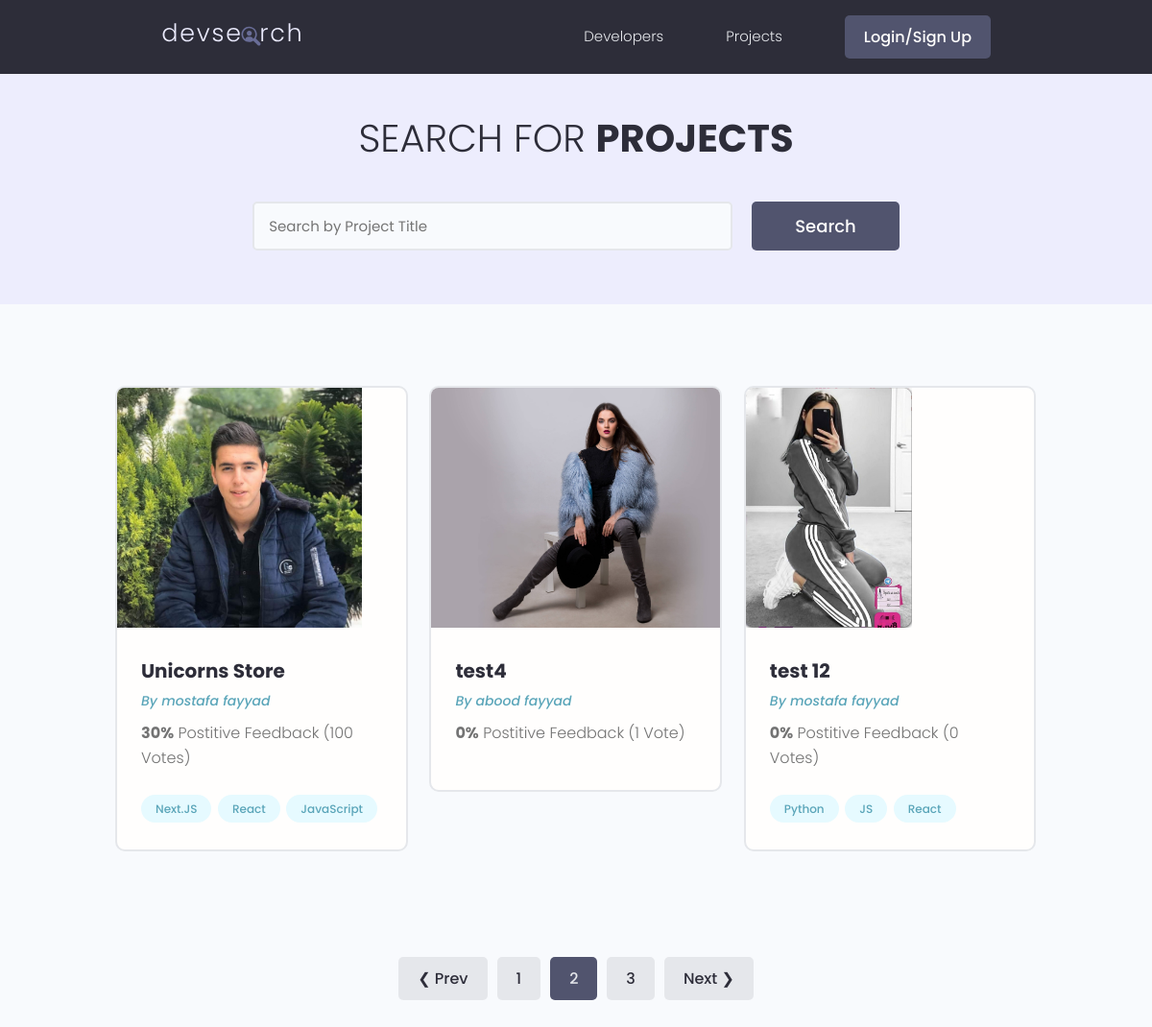
Screenshot of /projects/?page=2 with the database file from the repository.
### projects/models.py (models this page shows, shortened)
class Project(models.Model):
    owner = models.ForeignKey(Profile, null=True, blank=True, on_delete=models.CASCADE)
    title= models.CharField(max_length=255)
    description= models.TextField(null=True, blank=True, max_length=255)
    featured_image = models.ImageField(null=True, blank=True, default="default.jpg")
    demo_link = models.CharField(max_length=2000, blank=True, null=True)
    source_link = models.CharField(max_length=2000, blank=True, null=True)
    tags = models.ManyToManyField('Tag', blank=True)
    vote_total = models.IntegerField(default=0, null=True, blank=True)
    vote_ratio = models.IntegerField(default=0, null=True, blank=True)
    created = models.DateTimeField(auto_now_add=True)
    id = models.UUIDField(default=uuid.uuid4, unique=True, primary_key=True, editable=False)
    class Meta:
        ordering = ['-vote_ratio', "-vote_total", "title"] # order of projects depends on review
    @property
    def imageURL(self):
        try:
            url = self.featured_image.url
        except:
            url = ''
        return url

class Tag(models.Model):
    name = models.CharField(max_length=255)
    created = models.DateTimeField(auto_now_add=True)
    id = models.UUIDField(default=uuid.uuid4, unique=True, primary_key=True, editable=False)
    def __str__(self):
        return self.name

### users/models.py (models this page shows, shortened)
class Profile(models.Model):
    user = models.OneToOneField(User, on_delete=models.CASCADE, null=True, blank=True)
    name = models.CharField(max_length=255, blank=True, null=True)
    email = models.EmailField(max_length=500, blank=True, null=True)
    username = models.CharField(max_length=255, blank=True, null=True)
    location = models.CharField(max_length=255, blank=True, null=True)
    short_intro = models.CharField(max_length=255, blank=True, null=True)
    bio = models.TextField(blank=True, null=True)
    profile_image = models.ImageField(blank=True, null=True, upload_to='profiles', default="profiles/default.jpg")
    social_github = models.CharField(max_length=255, blank=True, null=True)
    social_linkedin = models.CharField(max_length=255, blank=True, null=True)
    social_twitter = models.CharField(max_length=255, blank=True, null=True)
    social_youtube = models.CharField(max_length=255, blank=True, null=True)
    social_website = models.CharField(max_length=255, blank=True, null=True)
    created = models.DateTimeField(auto_now_add=True)
    id = models.UUIDField(default=uuid.uuid4, unique=True, primary_key=True, editable=False)

### projects/views.py (the view)
# urls.py: path('', views.homePage, name='home'),
def homePage(request):
    projects , search_query = searchProjects(request)
    custom_range, projects = paginationProjects(request, projects, 3)
    context = {
        "projects": projects,
        "search_query": search_query,
        "custom_range": custom_range
    }
    return render(request, 'projects/home.html', context)

### projects/utils.py (called while the page is built)
def paginationProjects(request, projects, results):
    page = request.GET.get('page')
    paginator = Paginator(projects, results)
    try:
        projects = paginator.page(page)
    except PageNotAnInteger:
        page = 1
        projects = paginator.page(page)
    except EmptyPage:
        page = paginator.num_pages
        projects = paginator.page(page)
    leftIndex = (int(page) - 1)
    if leftIndex < 1:
        leftIndex = 1
    rightIndex = (int(page) + 2)
    if rightIndex > paginator.num_pages:
        rightIndex = paginator.num_pages + 1
    custom_range = range(leftIndex, rightIndex)
    return custom_range, projects

def searchProjects(request):
    search_query = ''
    if request.GET.get('search_query'):
        search_query = request.GET.get('search_query')
    tags = Tag.objects.filter(name__icontains=search_query)
    projects = Project.objects.distinct().filter(
        Q(title__icontains=search_query)
        |
        Q(description__icontains=search_query)
        |
        Q(owner__name__icontains=search_query)
        |
        Q(tags__in=tags)
    )
    return projects, search_query

### projects/templates/projects/home.html (shortened to what this page needs)
{% extends "main.html"%} {% block content %} {{msg}}
<main class="projects">
  <section class="hero-section text-center">
    <div class="container container--narrow">
      <div class="hero-section__box">
        <h2>Search for <span>Projects</span></h2>
      </div>
      <div class="hero-section__search">
        <form id="searchForm" class="form" action="{% url 'home' %}" method="get">
          <div class="form__field">
            <input
              class="input input--text"
              id="formInput#search"
              type="text"
              name="search_query"
              value="{{search_query}}"
              placeholder="Search by Project Title"
            />
          </div>
          <input class="btn btn--sub btn--lg" type="submit" value="Search" />
        </form>
      </div>
    </div>
  </section>
  <section class="projectsList">
    <div class="container">
      <div class="grid grid--three">
        {% for project in projects %}
        <div class="column">
          <div class="card project">
            <a href="{% url 'project' project.id %}" class="project">
              <img
                class="project__thumbnail"
                src="{{ project.imageURL }}"
                alt="project thumbnail"
              />
              <div class="card__body">
                <h3 class="project__title">{{project.title}}</h3>
                <p>
                  <a
                    class="project__author"
                    href="{% url 'user-profile' project.owner.id %}"
                    >By {{project.owner.name}}</a
                  >
                </p>
                <p class="project--rating">
                  <span style="font-weight: bold">{{project.vote_ratio}}%</span>
                  Postitive Feedback ({{project.vote_total}}
                  Vote{{project.vote_total|pluralize:"s" }})
                </p>
                <div class="project__tags">
                  {% for tag in project.tags.all %}
                  <span class="tag tag--pill tag--main">
                    <small>{{tag}}</small>
                  </span>
                  {% endfor %}
                </div>
              </div>
            </a>
          </div>
        </div>
        {% endfor %}
      </div>
    </div>
  </section>
  {% include "pagination.html" with queryset=projects custom_range=custom_range %}
</main>
{% endblock %}

### static/styles/app.css (style rules this page uses)
:root { --color-sub: #2d2d39; }
.btn--sub { background-color: var(--color-sub-light); }
.card { border: 2px solid var(--color-light); }
img { width: 100%; }
.hero-section { height: 40vh; display: flex; align-items: center; background-color: var(--color-sub); }
.hero-section__box { margin-bottom: 4rem; }
.hero-section__box > h2, .hero-section__box > h2 > span { font-size: 4rem; color: var(--color-light); line-height: 1.3; text-transform: uppercase; }
.hero-section__box > h2 { font-weight: 300; }
.hero-section__box > h2 > span { font-weight: 700; }
.hero-section__search > .form { display: flex; align-items: center; justify-content: center; gap: 2rem; }
.hero-section__search > .form input.input--text { width: 50rem; }
.project__author { font-size: 1.4rem; font-style: italic; }
.project--rating { margin-bottom: 1.6em; margin-top: .5em; }
.projects > .hero-section { background: var(--color-sub-lighter); height: 30vh; }
.projects .hero-section__box { margin-bottom: 2.5rem; }
.projects .hero-section__box > h2 { color: var(--color-sub); }
.projects .hero-section__box > h2 > span { font-weight: 700; color: var(--color-sub); }
.projectsList { margin-top: 8rem; }
.project__thumbnail { height: 25rem; object-fit: cover; object-position: top center; }
.project__title { font-size: 2rem; font-weight: 700; color: var(--color-sub); }

### static/uikit/styles/modules/_variables.css (style rules this page uses)
:root { --color-main: #5aa5b9; --color-main-light: #e6faff; --color-sub: #3f4156; --color-sub-light: #51546e; --color-sub-lighter: #ededfd; --color-text: #737373; --color-gray: #8b8b8b; --color-light: #e5e7eb; --color-light-gray: #767676; --color-bg: #f8fafd; --color-white: #fffefd; --color-white-light: #f3f3f3; --color-success: #359e64; --color-success-bg: #def8e8; --color-error: #fc4b0b; --color-error-bg: #fff2ee; --font-base: 'Poppins', arial, helvetica, 'Segoe UI', roboto, ubuntu, sans-serif; --font-monospace: 'Fira Code', 'Courier New', courier, monospace; --font-regular: 300; --font-medium: 500; --font-bold: 700; --generic-shadow: 1px 1px 5px #00000010; --generic-transition: all 0.3s ease-in-out; }

### static/uikit/styles/modules/_base.css (style rules this page uses)
* { margin: 0; padding: 0; box-sizing: border-box; text-rendering: optimizeLegibility; color: inherit; font-size: inherit; }
html { font-size: 50%; }
@media only screen and (min-width: 480px) { html { font-size: 56.25%; } }
@media only screen and (min-width: 1200px) { html { font-size: 62.5%; } }
body { line-height: 1.6; font-weight: 400; font-size: 1.5rem; color: var(--color-text); background-color: var(--color-bg); min-height: 100vh; }

### static/uikit/styles/modules/_typography.css (style rules this page uses)
* { font-family: var(--font-base); }
h2 { font-size: 3.6rem; font-weight: var(--font-bold); }
h3 { font-size: 3.2rem; font-weight: var(--font-medium); }
p, span, strong { font-size: 1.6rem; color: var(--color-text); font-weight: var(--font-regular); }
a { padding-bottom: 2px; text-decoration: none; display: inline-block; color: var(--color-main); font-weight: var(--font-medium); }

### static/uikit/styles/modules/_utilities.css (style rules this page uses)
.container { width: 92%; max-width: 165rem; margin: 0 auto; box-sizing: border-box; }
.container--narrow { width: 92%; max-width: 120rem; }
@media screen and (min-width: 1000px) { .container { width: 90%; } }
@media screen and (min-width: 1000px) { .container--narrow { width: 85%; } }
@media screen and (min-width: 1200px) { .container { width: 80%; } }
@media screen and (min-width: 1200px) { .container--narrow { width: 72%; } }
.text-center { text-align: center; }

### static/uikit/styles/modules/_button.css (style rules this page uses)
.btn { display: inline-block; position: relative; cursor: pointer; background-color: var(--color-light); font-weight: var(--font-medium); color: var(--color-sub); text-decoration: none; padding: 1rem 2rem; border-radius: 0.5rem; border: none; width: -webkit-fit-content; width: -moz-fit-content; width: fit-content; height: -webkit-fit-content; height: -moz-fit-content; height: fit-content; font-size: 1.6rem; outline-width: 0; outline-color: transparent; -webkit-backface-visibility: hidden; backface-visibility: hidden; transition: all 0.3s ease-in-out; }
.btn--sub { background-color: var(--color-sub); color: var(--color-white); }
.btn--lg { font-size: 1.8rem; padding: 1.2rem 4.5rem; }

### static/uikit/styles/modules/_card.css (style rules this page uses)
.card { border-radius: 1rem; background-color: var(--color-white); border: 1.5px solid var(--color-light); width: auto; height: auto; margin-top: 0.5rem; margin-bottom: 0.5rem; overflow: hidden; }
.card__body, .card__header { padding: 2rem 2.5rem; }

### rows the page displays
Project: imageURL (picture), title "Unicorns Store", owner.name "mostafa fayyad", vote_ratio "30", vote_total "100"
Tag: name "Next.JS"
Tag: name "React"
Tag: name "JavaScript"
Project: imageURL (picture), title "test4", owner.name "abood fayyad", vote_ratio "0", vote_total "1"
Project: imageURL (picture), title "test 12", owner.name "mostafa fayyad", vote_ratio "0", vote_total "0"
Tag: name "Python"
Tag: name "JS"

### other values shown
{{ page }} "1" "3"
{{ page }} "2"
